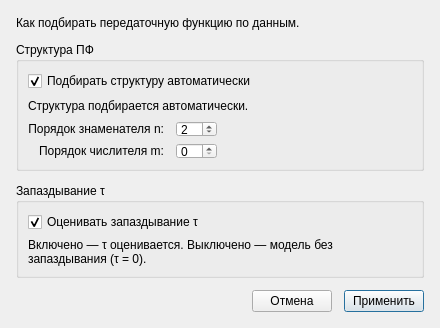
<?xml version="1.0" encoding="UTF-8"?>
<ui version="4.0">
 <class>IdSettingsDialog</class>
 <widget class="QDialog" name="IdSettingsDialog">
  <property name="geometry">
   <rect>
    <x>0</x>
    <y>0</y>
    <width>440</width>
    <height>320</height>
   </rect>
  </property>
  <property name="windowTitle">
   <string>Настройки идентификации</string>
  </property>
  <layout class="QVBoxLayout" name="verticalLayout">
   <property name="spacing">
    <number>12</number>
   </property>
   <property name="leftMargin">
    <number>16</number>
   </property>
   <property name="topMargin">
    <number>16</number>
   </property>
   <property name="rightMargin">
    <number>16</number>
   </property>
   <property name="bottomMargin">
    <number>16</number>
   </property>
   <item>
    <widget class="QLabel" name="hintLabel">
     <property name="text">
      <string>Как подбирать передаточную функцию по данным.</string>
     </property>
     <property name="wordWrap">
      <bool>true</bool>
     </property>
     <property name="styleSheet">
      <string notr="true">color: palette(placeholder-text);</string>
     </property>
    </widget>
   </item>
   <item>
    <widget class="QGroupBox" name="structGroup">
     <property name="title">
      <string>Структура ПФ</string>
     </property>
     <layout class="QVBoxLayout" name="structLayout">
      <property name="spacing">
       <number>8</number>
      </property>
      <item>
       <widget class="QCheckBox" name="autoOrderCheck">
        <property name="text">
         <string>Подбирать структуру автоматически</string>
        </property>
        <property name="checked">
         <bool>true</bool>
        </property>
        <property name="toolTip">
         <string>Вкл. — порядки числителя и знаменателя выбираются сами.
Выкл. — задаёте n и m вручную.</string>
        </property>
       </widget>
      </item>
      <item>
       <widget class="QLabel" name="structHint">
        <property name="text">
         <string>Структура подбирается автоматически.</string>
        </property>
        <property name="wordWrap">
         <bool>true</bool>
        </property>
        <property name="styleSheet">
         <string notr="true">color: palette(placeholder-text); font-size: 9pt;</string>
        </property>
       </widget>
      </item>
      <item>
       <layout class="QGridLayout" name="orderGrid">
        <property name="horizontalSpacing">
         <number>12</number>
        </property>
        <property name="verticalSpacing">
         <number>6</number>
        </property>
        <item row="0" column="0">
         <widget class="QLabel" name="denOrderLabel">
          <property name="text">
           <string>Порядок знаменателя n:</string>
          </property>
          <property name="alignment">
           <set>Qt::AlignRight|Qt::AlignVCenter</set>
          </property>
         </widget>
        </item>
        <item row="0" column="1">
         <widget class="QSpinBox" name="denOrderSpin">
          <property name="minimum">
           <number>1</number>
          </property>
          <property name="maximum">
           <number>12</number>
          </property>
          <property name="value">
           <number>2</number>
          </property>
          <property name="toolTip">
           <string>Степень знаменателя (deg D)</string>
          </property>
         </widget>
        </item>
        <item row="1" column="0">
         <widget class="QLabel" name="numOrderLabel">
          <property name="text">
           <string>Порядок числителя m:</string>
          </property>
          <property name="alignment">
           <set>Qt::AlignRight|Qt::AlignVCenter</set>
          </property>
         </widget>
        </item>
        <item row="1" column="1">
         <widget class="QSpinBox" name="numOrderSpin">
          <property name="minimum">
           <number>0</number>
          </property>
          <property name="maximum">
           <number>12</number>
          </property>
          <property name="value">
           <number>0</number>
          </property>
          <property name="toolTip">
           <string>Степень числителя (deg N), m ≤ n</string>
          </property>
         </widget>
        </item>
        <item row="0" column="2">
         <spacer name="orderHSpacer">
          <property name="orientation">
           <enum>Qt::Horizontal</enum>
          </property>
          <property name="sizeHint" stdset="0">
           <size>
            <width>40</width>
            <height>20</height>
           </size>
          </property>
         </spacer>
        </item>
       </layout>
      </item>
     </layout>
    </widget>
   </item>
   <item>
    <widget class="QGroupBox" name="delayGroup">
     <property name="title">
      <string>Запаздывание τ</string>
     </property>
     <layout class="QVBoxLayout" name="delayLayout">
      <item>
       <widget class="QCheckBox" name="estimateTauCheck">
        <property name="text">
         <string>Оценивать запаздывание τ</string>
        </property>
        <property name="checked">
         <bool>true</bool>
        </property>
        <property name="toolTip">
         <string>Вкл. — τ оценивается по данным.
Выкл. — запаздывание не ищется (τ = 0).</string>
        </property>
       </widget>
      </item>
      <item>
       <widget class="QLabel" name="delayHint">
        <property name="text">
         <string>Включено — τ оценивается. Выключено — модель без запаздывания (τ = 0).</string>
        </property>
        <property name="wordWrap">
         <bool>true</bool>
        </property>
        <property name="styleSheet">
         <string notr="true">color: palette(placeholder-text); font-size: 9pt;</string>
        </property>
       </widget>
      </item>
     </layout>
    </widget>
   </item>
   <item>
    <spacer name="vSpacer">
     <property name="orientation">
      <enum>Qt::Vertical</enum>
     </property>
     <property name="sizeHint" stdset="0">
      <size>
       <width>20</width>
       <height>8</height>
      </size>
     </property>
    </spacer>
   </item>
   <item>
    <layout class="QHBoxLayout" name="buttonLayout">
     <item>
      <spacer name="btnSpacer">
       <property name="orientation">
        <enum>Qt::Horizontal</enum>
       </property>
       <property name="sizeHint" stdset="0">
        <size>
         <width>40</width>
         <height>20</height>
        </size>
       </property>
      </spacer>
     </item>
     <item>
      <widget class="QPushButton" name="cancelButton">
       <property name="text">
        <string>Отмена</string>
       </property>
      </widget>
     </item>
     <item>
      <widget class="QPushButton" name="applyButton">
       <property name="text">
        <string>Применить</string>
       </property>
       <property name="default">
        <bool>true</bool>
       </property>
      </widget>
     </item>
    </layout>
   </item>
  </layout>
 </widget>
 <resources/>
 <connections/>
</ui>
